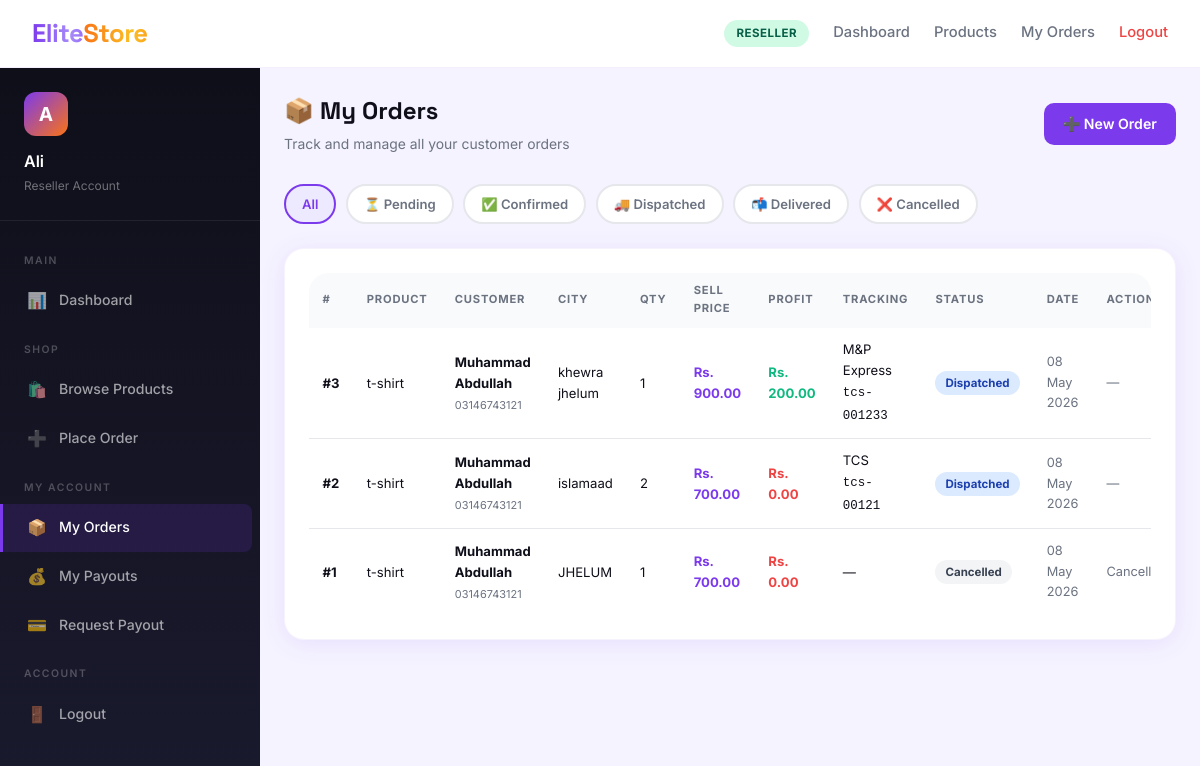
The page /reseller/orders/ (signed in) on the database its author committed.
### core/models.py (models this page shows, shortened)
class User(AbstractUser):
    ROLE_CHOICES = [
        ('admin', 'Admin'),
        ('wholesaler', 'Wholesaler'),
        ('reseller', 'Reseller'),
    ]
    role = models.CharField(max_length=20, choices=ROLE_CHOICES, default='reseller')
    phone = models.CharField(max_length=20, blank=True)
    city = models.CharField(max_length=100, blank=True)
    address = models.TextField(blank=True)
    is_verified = models.BooleanField(default=False)
    profile_pic = models.ImageField(upload_to='profiles/', blank=True, null=True)
    created_at = models.DateTimeField(auto_now_add=True)
    cnic = models.CharField(max_length=20, blank=True)
    business_name = models.CharField(max_length=200, blank=True)
    bank_name = models.CharField(max_length=100, blank=True)
    bank_account_title = models.CharField(max_length=200, blank=True)
    bank_account_number = models.CharField(max_length=50, blank=True)
    easypaisa_number = models.CharField(max_length=20, blank=True)
    jazzcash_number = models.CharField(max_length=20, blank=True)

class Order(models.Model):
    STATUS_CHOICES = [
        ('pending', 'Pending'),
        ('confirmed', 'Confirmed'),
        ('dispatched', 'Dispatched'),
        ('delivered', 'Delivered'),
        ('returned', 'Returned'),
        ('cancelled', 'Cancelled'),
    ]
    reseller = models.ForeignKey(User, on_delete=models.CASCADE, related_name='orders')
    product = models.ForeignKey(Product, on_delete=models.CASCADE)
    quantity = models.PositiveIntegerField(default=1)
    reseller_price = models.DecimalField(max_digits=10, decimal_places=2)
    profit = models.DecimalField(max_digits=10, decimal_places=2, default=0)
    customer_name = models.CharField(max_length=200)
    customer_phone = models.CharField(max_length=20)
    customer_city = models.CharField(max_length=100)
    customer_address = models.TextField()
    tracking_number = models.CharField(max_length=100, blank=True)
    courier = models.CharField(max_length=100, blank=True)
    status = models.CharField(max_length=20, choices=STATUS_CHOICES, default='pending')
    notes = models.TextField(blank=True)
    created_at = models.DateTimeField(auto_now_add=True)
    updated_at = models.DateTimeField(auto_now=True)

class Product(models.Model):
    STATUS_CHOICES = [
        ('pending', 'Pending Approval'),
        ('approved', 'Approved'),
        ('rejected', 'Rejected'),
    ]
    wholesaler = models.ForeignKey(User, on_delete=models.CASCADE, related_name='products')
    category = models.ForeignKey(Category, on_delete=models.SET_NULL, null=True, blank=True)
    name = models.CharField(max_length=300)
    description = models.TextField()
    wholesale_price = models.DecimalField(max_digits=10, decimal_places=2)
    suggested_retail_price = models.DecimalField(max_digits=10, decimal_places=2)
    stock = models.PositiveIntegerField(default=0)
    image = models.ImageField(upload_to='products/', blank=True, null=True)
    image2 = models.ImageField(upload_to='products/', blank=True, null=True)
    image3 = models.ImageField(upload_to='products/', blank=True, null=True)
    weight = models.DecimalField(max_digits=6, decimal_places=2, blank=True, null=True)
    status = models.CharField(max_length=20, choices=STATUS_CHOICES, default='pending')
    slug = models.SlugField(max_length=400, unique=True, blank=True)
    created_at = models.DateTimeField(auto_now_add=True)
    updated_at = models.DateTimeField(auto_now=True)

### core/views.py (the view)
# urls.py: path('reseller/orders/', views.my_orders, name='my_orders'),
@role_required('reseller')
def my_orders(request):
    orders = Order.objects.filter(reseller=request.user).order_by('-created_at')
    status_filter = request.GET.get('status', '')
    if status_filter:
        orders = orders.filter(status=status_filter)
    return render(request, 'core/my_orders.html', {'orders': orders})

### core/context_processors.py (called while the page is built)
def admin_context(request):
    if not request.user.is_authenticated or not hasattr(request.user, 'role'):
        return {}
    if request.user.role != 'admin':
        return {}
    return {
        'pending_users': User.objects.filter(is_verified=False).exclude(role='admin').count(),
        'pending_products': Product.objects.filter(status='pending').count(),
        'pending_payouts': Payout.objects.filter(status='pending').count(),
    }

### core/views.py (called while the page is built)
def role_required(*roles):
    def decorator(view_func):
        @wraps(view_func)
        @login_required
        def wrapper(request, *args, **kwargs):
            if request.user.role not in roles:
                messages.error(request, 'Access denied.')
                return redirect('dashboard')
            return view_func(request, *args, **kwargs)
        return wrapper
    return decorator

### templates/core/my_orders.html (shortened to what this page needs)
{% extends 'core/base_dashboard.html' %}
{% block dashboard_content %}
<div class="page-header">
  <div>
    <h1 class="page-title">📦 My Orders</h1>
    <p class="page-subtitle">Track and manage all your customer orders</p>
  </div>
  <a href="{% url 'place_order' %}" class="btn btn-primary">➕ New Order</a>
</div>
<div class="filters">
  <a href="{% url 'my_orders' %}" class="filter-btn {% if not request.GET.status %}active{% endif %}">All</a>
  <a href="{% url 'my_orders' %}?status=pending" class="filter-btn {% if request.GET.status == 'pending' %}active{% endif %}">⏳ Pending</a>
  <a href="{% url 'my_orders' %}?status=confirmed" class="filter-btn {% if request.GET.status == 'confirmed' %}active{% endif %}">✅ Confirmed</a>
  <a href="{% url 'my_orders' %}?status=dispatched" class="filter-btn {% if request.GET.status == 'dispatched' %}active{% endif %}">🚚 Dispatched</a>
  <a href="{% url 'my_orders' %}?status=delivered" class="filter-btn {% if request.GET.status == 'delivered' %}active{% endif %}">📬 Delivered</a>
  <a href="{% url 'my_orders' %}?status=cancelled" class="filter-btn {% if request.GET.status == 'cancelled' %}active{% endif %}">❌ Cancelled</a>
</div>
{% if orders %}
<div class="card">
  <div class="table-wrap">
    <table>
      <thead>
        <tr>
          <th>#</th>
          <th>Product</th>
          <th>Customer</th>
          <th>City</th>
          <th>Qty</th>
          <th>Sell Price</th>
          <th>Profit</th>
          <th>Tracking</th>
          <th>Status</th>
          <th>Date</th>
          <th>Action</th>
        </tr>
      </thead>
      <tbody>
        {% for order in orders %}
        <tr>
          <td><strong>#{{ order.pk }}</strong></td>
          <td style="font-size:0.82rem;max-width:160px;">{{ order.product.name|truncatechars:40 }}</td>
          <td style="font-size:0.82rem;"><strong>{{ order.customer_name }}</strong><br><small style="color:var(--gray)">{{ order.customer_phone }}</small></td>
          <td style="font-size:0.82rem;">{{ order.customer_city }}</td>
          <td>{{ order.quantity }}</td>
          <td style="font-weight:700;color:var(--primary);">Rs. {{ order.reseller_price }}</td>
          <td style="font-weight:700;color:{% if order.profit > 0 %}var(--success){% else %}var(--danger){% endif %};">Rs. {{ order.profit }}</td>
          <td style="font-size:0.82rem;">
            {% if order.tracking_number %}
            <span>{{ order.courier }}</span><br>
            <code style="font-size:0.78rem;">{{ order.tracking_number }}</code>
            {% else %}—{% endif %}
          </td>
          <td><span class="badge badge-{{ order.status }}">{{ order.get_status_display }}</span></td>
          <td style="font-size:0.8rem;color:var(--gray);">{{ order.created_at|date:"d M Y" }}</td>
          <td>
            {% if order.status == 'pending' %}
            <a href="{% url 'cancel_order' order.pk %}" class="btn btn-danger btn-sm" onclick="return confirm('Cancel order #{{ order.pk }}?')">✕ Cancel</a>
            {% elif order.status == 'cancelled' %}
            <span style="color:var(--gray);font-size:0.8rem;">Cancelled</span>
            {% else %}
            <span style="color:var(--gray);font-size:0.8rem;">—</span>
            {% endif %}
          </td>
        </tr>
        {% endfor %}
      </tbody>
    </table>
  </div>
</div>
{% endif %}
{% endblock %}

### templates/core/base_dashboard.html (shortened to what this page needs)
{% extends 'core/base.html' %}
{% load static %}
{% block content %}
<div class="app-layout">
  <aside class="sidebar" id="sidebar">
    <div class="sidebar-header">
      <div class="sidebar-avatar">{{ user.first_name|first|default:user.username|first|upper }}</div>
      <h3>{{ user.first_name|default:user.username }}</h3>
      <p>{{ user.get_role_display }} Account</p>
    </div>
    <ul class="sidebar-nav">
      <li class="sidebar-section">Main</li>
      <li><a href="{% url 'dashboard' %}" class="{% if request.resolver_match.url_name == 'dashboard' %}active{% endif %}"><span class="icon">📊</span> Dashboard</a></li>
      {% if user.role == 'reseller' %}
      <li class="sidebar-section">Shop</li>
      <li><a href="{% url 'products' %}" class="{% if request.resolver_match.url_name == 'products' %}active{% endif %}"><span class="icon">🛍️</span> Browse Products</a></li>
      <li><a href="{% url 'place_order' %}" class="{% if request.resolver_match.url_name == 'place_order' %}active{% endif %}"><span class="icon">➕</span> Place Order</a></li>
      <li class="sidebar-section">My Account</li>
      <li><a href="{% url 'my_orders' %}" class="{% if request.resolver_match.url_name == 'my_orders' %}active{% endif %}"><span class="icon">📦</span> My Orders</a></li>
      <li><a href="{% url 'my_payouts' %}" class="{% if request.resolver_match.url_name == 'my_payouts' %}active{% endif %}"><span class="icon">💰</span> My Payouts</a></li>
      <li><a href="{% url 'request_payout' %}" class="{% if request.resolver_match.url_name == 'request_payout' %}active{% endif %}"><span class="icon">💳</span> Request Payout</a></li>
      {% endif %}
      <li class="sidebar-section">Account</li>
      <li><a href="{% url 'logout' %}"><span class="icon">🚪</span> Logout</a></li>
    </ul>
  </aside>
  <main class="main-content">
    {% block dashboard_content %}{% endblock %}
  </main>
</div>
{% endblock %}

### templates/core/base.html (shortened to what this page needs)
<!DOCTYPE html>
<html lang="en">
<head>
{% load static %}
<link rel="stylesheet" href="{% static 'css/style.css' %}">
</head>
<body>
<nav class="navbar" id="mainNav">
  <a href="{% url 'home' %}" class="navbar-brand">
    <span class="brand-elite">Elite</span><span class="brand-store">Store</span>
  </a>
  <div class="nav-links" id="navLinks">
    {% if user.is_authenticated %}
      <span class="badge-role badge-{{ user.role }}">{{ user.get_role_display }}</span>
      <a href="{% url 'dashboard' %}">Dashboard</a>
      {% if user.role == 'reseller' %}
        <a href="{% url 'products' %}">Products</a>
        <a href="{% url 'my_orders' %}">My Orders</a>
      {% elif user.role == 'wholesaler' %}
        <a href="{% url 'my_products' %}">My Products</a>
        <a href="{% url 'add_product' %}">Add Product</a>
      {% elif user.role == 'admin' %}
        <a href="{% url 'admin_users' %}">Users</a>
        <a href="{% url 'admin_products' %}">Products</a>
        <a href="{% url 'admin_orders' %}">Orders</a>
      {% endif %}
      <a href="{% url 'logout' %}" class="nav-logout">Logout</a>
    {% else %}
      <a href="{% url 'products' %}">Browse</a>
      <a href="{% url 'login' %}">Login</a>
      <a href="{% url 'register' %}">Get Started</a>
      <a href="{% url 'admin_login' %}">🛡️ Admin</a>
    {% endif %}
  </div>
</nav>
{% block content %}{% endblock %}
</body>
</html>

### rows shown on the page
User: role "RESELLER", first_name|first "A", first_name "Ali", role "Reseller"
Order: pk "3", product.name "t-shirt", customer_name "Muhammad Abdullah", customer_phone "03146743121", customer_city "khewra jhelum", quantity "1", reseller_price "900.00", profit "200.00", courier "M&P Express", tracking_number "tcs-001233", status "Dispatched", created_at "08 May 2026"
Order: pk "2", product.name "t-shirt", customer_name "Muhammad Abdullah", customer_phone "03146743121", customer_city "islamaad", quantity "2", reseller_price "700.00", profit "0.00", courier "TCS", tracking_number "tcs-00121", status "Dispatched", created_at "08 May 2026"
Order: pk "1", product.name "t-shirt", customer_name "Muhammad Abdullah", customer_phone "03146743121", customer_city "JHELUM", quantity "1", reseller_price "700.00", profit "0.00", status "Cancelled", created_at "08 May 2026"
